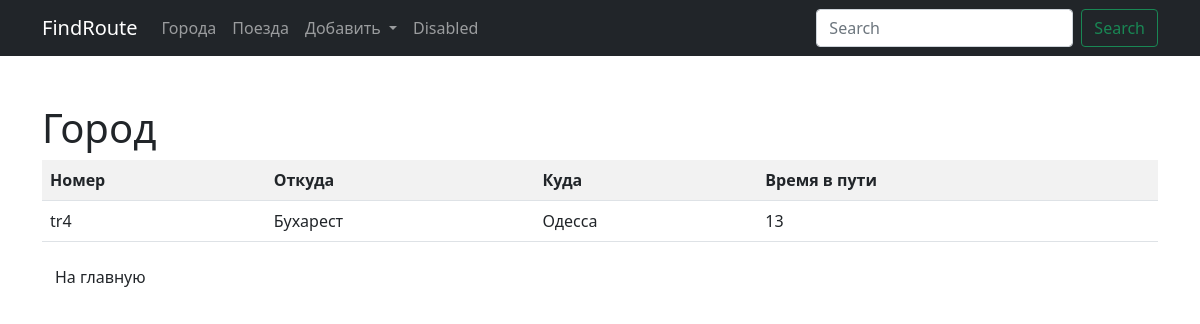
Page /trains/detail/4/ on the committed database.
### trains/models.py (models this page shows, shortened)
class Train(models.Model):
    name = models.CharField(max_length=50, unique=True,
                            verbose_name='Название поезда')
    travel_time = models.PositiveSmallIntegerField(verbose_name='Время в пути')
    from_city = models.ForeignKey(City, on_delete=models.CASCADE,
                                  related_name='from_city_set',
                                  verbose_name='Город отправления')
    to_city = models.ForeignKey('cities.City', on_delete=models.CASCADE,
                                related_name='to_city_set',
                                verbose_name='Город прибытия')
    class Meta:
        verbose_name = 'Поезд'
        verbose_name_plural = 'Поезда'
        ordering = ['travel_time']

### cities/models.py (models this page shows, shortened)
class City(models.Model):
    name = models.CharField(max_length=100, unique=True, verbose_name='Название города')
    def __str__(self):
        return self.name
    class Meta:
        verbose_name = 'Город'
        verbose_name_plural = 'Города'
        ordering = ['name']

### trains/views.py (the view)
# urls.py: path('detail/<int:pk>/', TrainDetailView.as_view(), name='detail'),
class TrainDetailView(DetailView):
    queryset = Train.objects.all()
    template_name = 'trains/detail.html'

### trains/templates/trains/detail.html (shortened to what this page needs)
{% extends 'base.html' %}
{% block content %}
    <h1>Город</h1>
    <div class="row">
        <div class="col-md">
            <table class="table table-striped">
                <tr>
                    <th>Номер</th>
                    <th>Откуда</th>
                    <th>Куда</th>
                    <th>Время в пути</th>
                </tr>
                    <tr>
                        <td>{{ object.name }}</td>
                        <td>{{ object.from_city }}</td>
                        <td>{{ object.to_city }}</td>
                        <td>{{ object.travel_time }}</td>
                    </tr>
            </table>
        </div>
    </div>
    <div class="row col-md-4">
        <a href="{% url 'trains:home' %}">
            <button type="button" class="btn btn-lite">На главную</button>
        </a>
    </div>
{% endblock %}

### rows in the picture
Train: name "tr4", from_city "Бухарест", to_city "Одесса", travel_time "13"
